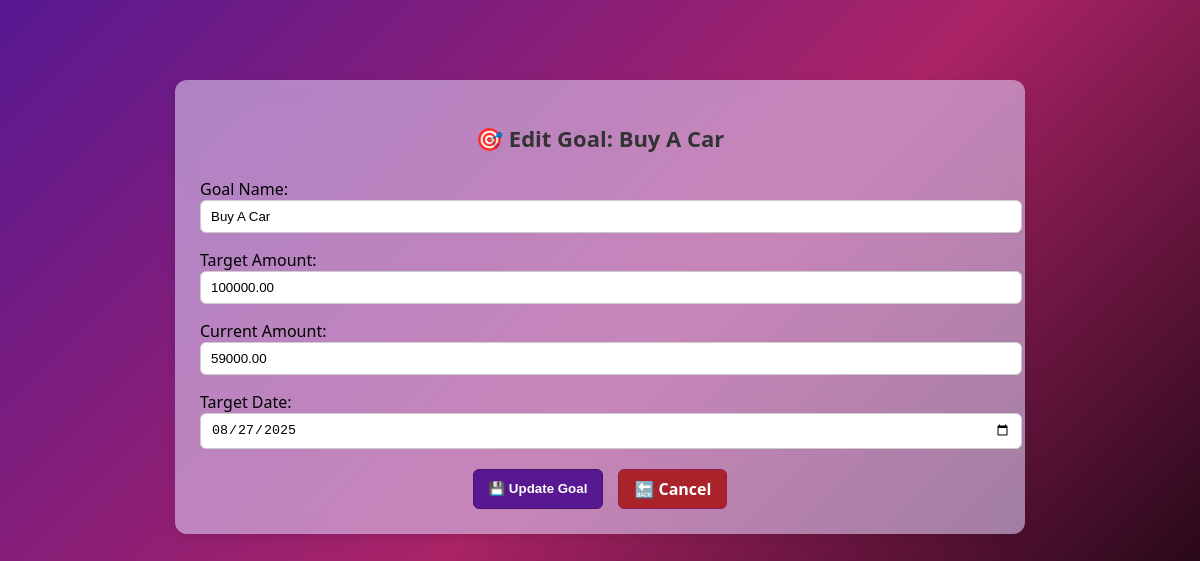
The app's page /coach/edit_goal/1/ (signed in), older data.
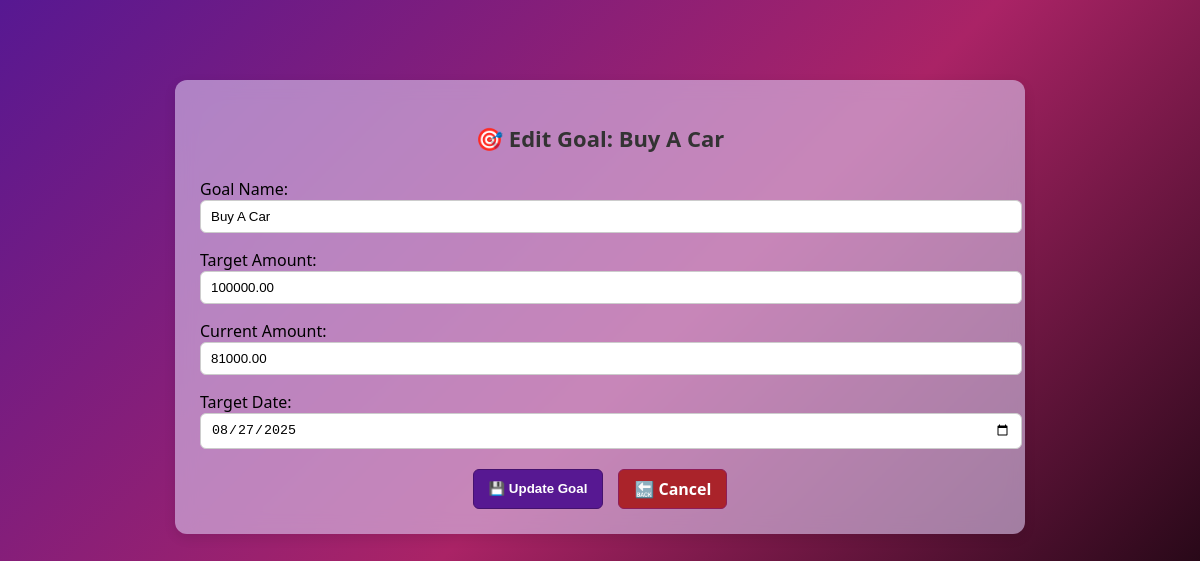
The same page, newer data.
### coach/models.py (models this page shows, shortened)
class Goal(models.Model):
    name = models.CharField(max_length=100)
    target_amount = models.DecimalField(max_digits=10, decimal_places=2)
    current_amount = models.DecimalField(max_digits=10, decimal_places=2, default=0.00)
    target_date = models.DateField()
    user = models.ForeignKey(User, on_delete=models.CASCADE)

### coach/views.py (the view)
# urls.py: path("edit_goal/<int:goal_id>/", views.edit_goal, name="edit_goal"),
@login_required
def edit_goal(request,goal_id):
    goal=get_object_or_404(Goal,pk=goal_id, user=request.user )
    if request.method=='POST':
        form=GoalForm(request.POST, instance=goal)
        if form.is_valid():
            form.save()
            return redirect('dashboard')
    else:
        form = GoalForm(instance=goal)
    return render(request, 'coach/edit_goal.html', {'form': form, 'goal': goal})

### coach/forms.py
class GoalForm(forms.ModelForm):
    class Meta:
        model = Goal
        fields = ['name', 'target_amount', 'current_amount', 'target_date']
        widgets = {
            'target_date': forms.DateInput(attrs={'type': 'date'}),
            'name': forms.TextInput(attrs={'placeholder': 'Enter goal name'}),
            'target_amount': forms.NumberInput(attrs={'step': '0.01', 'placeholder': 'Enter target amount'}),
            'current_amount': forms.NumberInput(attrs={'step': '0.01', 'placeholder': 'Enter current amount'}),
        }
        labels = {
            'name': 'Goal Name',
            'target_amount': 'Target Amount',
            'current_amount': 'Current Amount',
            'target_date': 'Target Date',
        }

### coach/templates/coach/edit_goal.html (shortened to what this page needs)
{% extends "coach/base.html" %}
{% block content %}
<div class="edit-transaction-container">
  <h2 class="title">🎯 Edit Goal: {{ goal.name }}</h2>
  <form method="post" class="transaction-form">
    {{ form.as_p }}
    <div class="form-actions">
      <button type="submit" class="btn btn-save">💾 Update Goal</button>
      <a href="{% url 'dashboard' %}" class="btn btn-cancel">🔙 Cancel</a>
    </div>
  </form>
</div>
{% endblock %}

Row changes from the older to the newer data that the page shows:
changed Goal "Buy A Car": current_amount "59000.00" → "81000.00"
